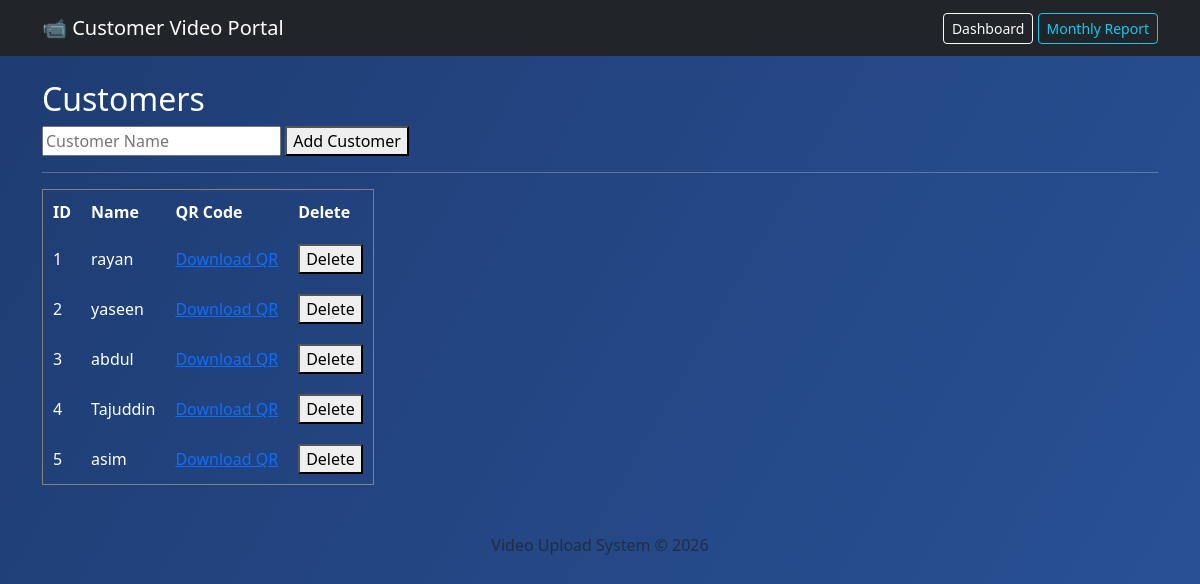
Page /dashboard (signed in) on the earlier database version.
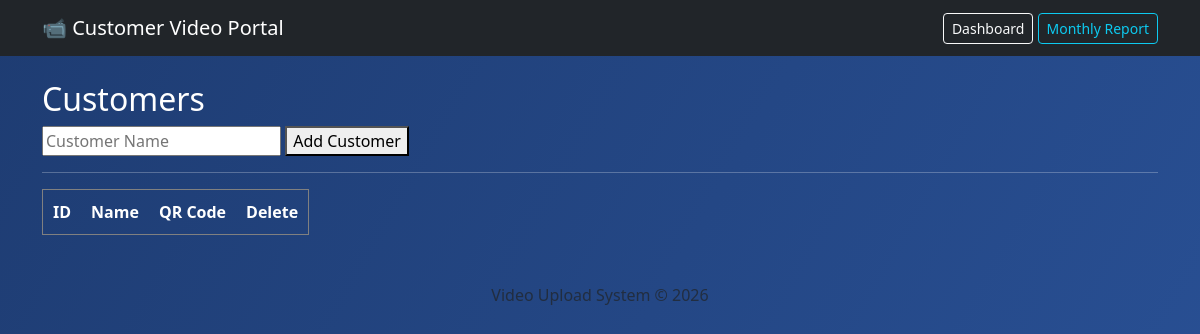
Same page on the later database version.
### tables this page shows
CREATE TABLE customers (
            id INTEGER PRIMARY KEY AUTOINCREMENT,
            name TEXT,
            unique_code TEXT
        );

### app.py (the view)
@app.route('/')
@app.route('/dashboard')
def dashboard():
    if not session.get('admin'):
        return redirect(url_for('login'))
    conn = sqlite3.connect(DATABASE)
    c = conn.cursor()
    c.execute("SELECT * FROM customers")
    customers = c.fetchall()
    conn.close()
    return render_template("index.html", customers=customers)

### templates/index.html
{% extends "layout.html" %}
{% block content %}
<h2>Customers</h2>
<form method="POST" action="/create_customer">
    <input type="text" name="name" placeholder="Customer Name" required>
    <button type="submit">Add Customer</button>
</form>
<hr>
<table border="1" cellpadding="10">
    <tr>
        <th>ID</th>
        <th>Name</th>
        <th>QR Code</th>
        <th>Delete</th>
    </tr>
    {% for customer in customers %}
    <tr>
        <td>{{ customer[0] }}</td>
        <td>{{ customer[1] }}</td>
        <td>
            <a href="/download_qr/{{ customer[2] }}">Download QR</a>
        </td>
        <td>
            <form action="/delete_customer/{{ customer[0] }}" method="POST"
                  onsubmit="return confirm('Are you sure you want to delete this customer?');">
                <button type="submit">Delete</button>
            </form>
        </td>
    </tr>
    {% endfor %}
</table>
{% endblock %}

Differences in the rows shown:
removed customers: id "1", name "rayan"
removed customers: id "2", name "yaseen"
removed customers: id "3", name "abdul"
removed customers: id "4", name "Tajuddin"
removed customers: id "5", name "asim"
